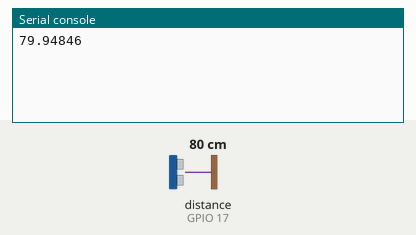
Recording of a program running on a simulated ESP32 board running MicroPython. Parts: the last lines printed to the serial console. Inputs (shaded band) come from the test bench; at power-on: distance to the obstacle (sensor on GPIO 17) 80 cm. The echo pulse lasts 58.3 µs per cm; library files of the repository ran but are not shown: hcsr04.py.

Above: at 1.2 s.
1.3 s: distance to the obstacle (sensor on GPIO 17) set to 2 cm
At 2.6 s:
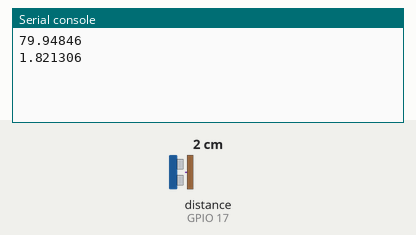
2.8 s: distance to the obstacle (sensor on GPIO 17) set to 4 cm
At 3.8 s:
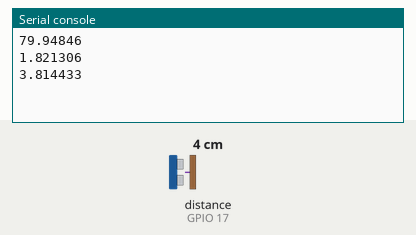
Timing chart, 0 to 5.8 s (numbered marks = the images above; inputs shaded):
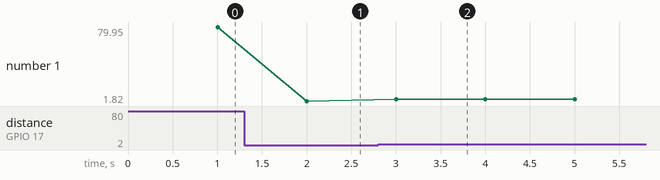

The program:

superSound.py
```python
from machine import Pin,Timer
from hcsr04 import HCSR04

'''
超声波测距
'''

hcsr = HCSR04(trigger_pin=16, echo_pin=17)

def get_distance(timer):
     distance = hcsr.distance_cm()
     print(distance)


if __name__ == '__main__':
    time0=Timer(0)  #创建time0定时器对象
    time0.init(period=1000,mode=Timer.PERIODIC,callback=get_distance)
```

Measured:
- after the input at 1.3 s, the serial console: prints a new line after 0.70 s (image 1)
- after the input at 2.8 s, the serial console: prints a new line after 0.20 s (image 2)
- plotted number 1: 79.95 → 1.82 after the input at 1.3 s, 1.82 → 3.81 after the input at 2.8 s
